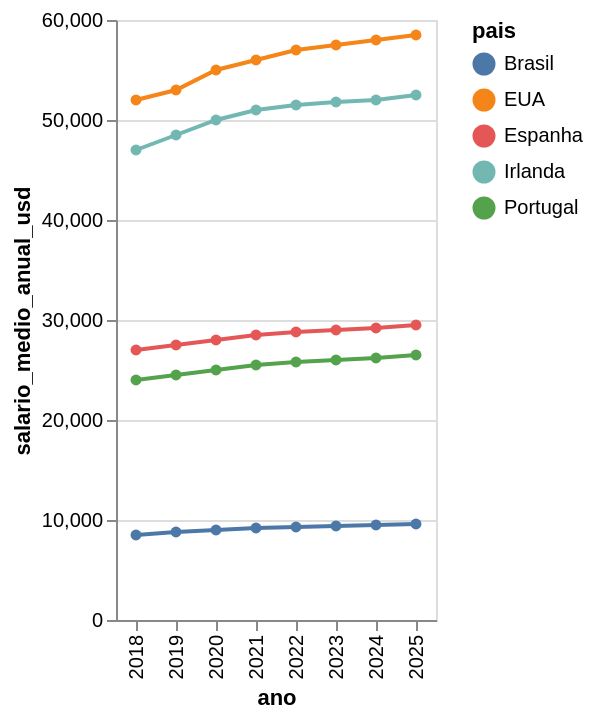

The cell this chart's notebook holds for it:
### Code cell
st.subheader("💰 Evolução do Salário Médio Anual (USD)")

grafico_salario = alt.Chart(df_filtrado).mark_line(point=True).encode(
    x="ano:O",
    y="salario_medio_anual_usd:Q",
    color="pais:N",
    tooltip=["pais", "ano", "salario_medio_anual_usd"]
).properties(
    width='container',
).interactive()

st.altair_chart(grafico_salario, use_container_width=True)
grafico_salario

### Figure 1 — Vega-Lite specification as saved in the notebook (floating-point values rounded to 4 significant figures)
{"config": {"view": {"continuousWidth": 300, "continuousHeight": 300}}, "data": {"name": "data-579b8e960732b3cdaaf8944cf3f97233"}, "mark": {"type": "line", "point": true}, "encoding": {"color": {"field": "pais", "type": "nominal"}, "tooltip": [{"field": "pais", "type": "nominal"}, {"field": "ano", "type": "quantitative"}, {"field": "salario_medio_anual_usd", "type": "quantitative"}], "x": {"field": "ano", "type": "ordinal"}, "y": {"field": "salario_medio_anual_usd", "type": "quantitative"}}, "params": [{"name": "param_9", "select": {"type": "interval", "encodings": ["x", "y"]}, "bind": "scales"}], "width": "container", "$schema": "https://vega.github.io/schema/vega-lite/v5.8.0.json", "datasets": {"data-579b8e960732b3cdaaf8944cf3f97233": [{"pais": "Portugal", "ano": 2018, "preco_medio_habitacao_usd": 210000, "salario_medio_anual_usd": 24000, "salario_medio_mensal_usd": 2000, "inflacao_anual_pct": 1.2, "preco_rendimento_ratio": 8.75}, {"pais": "Portugal", "ano": 2019, "preco_medio_habitacao_usd": 225000, "salario_medio_anual_usd": 24500, "salario_medio_mensal_usd": 2042, "inflacao_anual_pct": 0.3, "preco_rendimento_ratio": 9.18}, {"pais": "Portugal", "ano": 2020, "preco_medio_habitacao_usd": 240000, "salario_medio_anual_usd": 25000, "salario_medio_mensal_usd": 2083, "inflacao_anual_pct": 0.0, "preco_rendimento_ratio": 9.6}, {"pais": "Portugal", "ano": 2021, "preco_medio_habitacao_usd": 270000, "salario_medio_anual_usd": 25500, "salario_medio_mensal_usd": 2125, "inflacao_anual_pct": 1.3, "preco_rendimento_ratio": 10.59}, {"pais": "Portugal", "ano": 2022, "preco_medio_habitacao_usd": 300000, "salario_medio_anual_usd": 25800, "salario_medio_mensal_usd": 2150, "inflacao_anual_pct": 7.8, "preco_rendimento_ratio": 11.63}, {"pais": "Portugal", "ano": 2023, "preco_medio_habitacao_usd": 310000, "salario_medio_anual_usd": 26000, "salario_medio_mensal_usd": 2167, "inflacao_anual_pct": 5.3, "preco_rendimento_ratio": 11.92}, {"pais": "Portugal", "ano": 2024, "preco_medio_habitacao_usd": 320000, "salario_medio_anual_usd": 26200, "salario_medio_mensal_usd": 2183, "inflacao_anual_pct": 2.2, "preco_rendimento_ratio": 12.21}, {"pais": "Portugal", "ano": 2025, "preco_medio_habitacao_usd": 330000, "salario_medio_anual_usd": 26500, "salario_medio_mensal_usd": 2208, "inflacao_anual_pct": 2.0, "preco_rendimento_ratio": 12.45}, {"pais": "Espanha", "ano": 2018, "preco_medio_habitacao_usd": 230000, "salario_medio_anual_usd": 27000, "salario_medio_mensal_usd": 2250, "inflacao_anual_pct": 1.7, "preco_rendimento_ratio": 8.52}, {"pais": "Espanha", "ano": 2019, "preco_medio_habitacao_usd": 245000, "salario_medio_anual_usd": 27500, "salario_medio_mensal_usd": 2292, "inflacao_anual_pct": 0.8, "preco_rendimento_ratio": 8.91}, {"pais": "Espanha", "ano": 2020, "preco_medio_habitacao_usd": 260000, "salario_medio_anual_usd": 28000, "salario_medio_mensal_usd": 2333, "inflacao_anual_pct": 0.3, "preco_rendimento_ratio": 9.29}, {"pais": "Espanha", "ano": 2021, "preco_medio_habitacao_usd": 285000, "salario_medio_anual_usd": 28500, "salario_medio_mensal_usd": 2375, "inflacao_anual_pct": 3.1, "preco_rendimento_ratio": 10.0}, {"pais": "Espanha", "ano": 2022, "preco_medio_habitacao_usd": 300000, "salario_medio_anual_usd": 28800, "salario_medio_mensal_usd": 2400, "inflacao_anual_pct": 8.4, "preco_rendimento_ratio": 10.42}, {"pais": "Espanha", "ano": 2023, "preco_medio_habitacao_usd": 305000, "salario_medio_anual_usd": 29000, "salario_medio_mensal_usd": 2417, "inflacao_anual_pct": 3.5, "preco_rendimento_ratio": 10.52}, {"pais": "Espanha", "ano": 2024, "preco_medio_habitacao_usd": 310000, "salario_medio_anual_usd": 29200, "salario_medio_mensal_usd": 2433, "inflacao_anual_pct": 2.9, "preco_rendimento_ratio": 10.62}, {"pais": "Espanha", "ano": 2025, "preco_medio_habitacao_usd": 315000, "salario_medio_anual_usd": 29500, "salario_medio_mensal_usd": 2458, "inflacao_anual_pct": 2.3, "preco_rendimento_ratio": 10.68}, {"pais": "EUA", "ano": 2018, "preco_medio_habitacao_usd": 330000, "salario_medio_anual_usd": 52000, "salario_medio_mensal_usd": 4333, "inflacao_anual_pct": 2.4, "preco_rendimento_ratio": 6.35}, {"pais": "EUA", "ano": 2019, "preco_medio_habitacao_usd": 340000, "salario_medio_anual_usd": 53000, "salario_medio_mensal_usd": 4417, "inflacao_anual_pct": 1.8, "preco_rendimento_ratio": 6.42}, {"pais": "EUA", "ano": 2020, "preco_medio_habitacao_usd": 350000, "salario_medio_anual_usd": 55000, "salario_medio_mensal_usd": 4583, "inflacao_anual_pct": 1.2, "preco_rendimento_ratio": 6.36}, {"pais": "EUA", "ano": 2021, "preco_medio_habitacao_usd": 400000, "salario_medio_anual_usd": 56000, "salario_medio_mensal_usd": 4667, "inflacao_anual_pct": 4.7, "preco_rendimento_ratio": 7.14}, {"pais": "EUA", "ano": 2022, "preco_medio_habitacao_usd": 470000, "salario_medio_anual_usd": 57000, "salario_medio_mensal_usd": 4750, "inflacao_anual_pct": 8.0, "preco_rendimento_ratio": 8.25}, {"pais": "EUA", "ano": 2023, "preco_medio_habitacao_usd": 495000, "salario_medio_anual_usd": 57500, "salario_medio_mensal_usd": 4792, "inflacao_anual_pct": 4.1, "preco_rendimento_ratio": 8.61}, {"pais": "EUA", "ano": 2024, "preco_medio_habitacao_usd": 510000, "salario_medio_anual_usd": 58000, "salario_medio_mensal_usd": 4833, "inflacao_anual_pct": 2.7, "preco_rendimento_ratio": 8.79}, {"pais": "EUA", "ano": 2025, "preco_medio_habitacao_usd": 520000, "salario_medio_anual_usd": 58500, "salario_medio_mensal_usd": 4875, "inflacao_anual_pct": 2.3, "preco_rendimento_ratio": 8.89}, {"pais": "Brasil", "ano": 2018, "preco_medio_habitacao_usd": 120000, "salario_medio_anual_usd": 8500, "salario_medio_mensal_usd": 708, "inflacao_anual_pct": 3.7, "preco_rendimento_ratio": 14.12}, {"pais": "Brasil", "ano": 2019, "preco_medio_habitacao_usd": 130000, "salario_medio_anual_usd": 8800, "salario_medio_mensal_usd": 733, "inflacao_anual_pct": 3.7, "preco_rendimento_ratio": 14.77}, {"pais": "Brasil", "ano": 2020, "preco_medio_habitacao_usd": 140000, "salario_medio_anual_usd": 9000, "salario_medio_mensal_usd": 750, "inflacao_anual_pct": 4.5, "preco_rendimento_ratio": 15.56}, {"pais": "Brasil", "ano": 2021, "preco_medio_habitacao_usd": 150000, "salario_medio_anual_usd": 9200, "salario_medio_mensal_usd": 767, "inflacao_anual_pct": 10.1, "preco_rendimento_ratio": 16.3}, {"pais": "Brasil", "ano": 2022, "preco_medio_habitacao_usd": 155000, "salario_medio_anual_usd": 9300, "salario_medio_mensal_usd": 775, "inflacao_anual_pct": 5.8, "preco_rendimento_ratio": 16.67}, {"pais": "Brasil", "ano": 2023, "preco_medio_habitacao_usd": 158000, "salario_medio_anual_usd": 9400, "salario_medio_mensal_usd": 783, "inflacao_anual_pct": 4.6, "preco_rendimento_ratio": 16.81}, {"pais": "Brasil", "ano": 2024, "preco_medio_habitacao_usd": 160000, "salario_medio_anual_usd": 9500, "salario_medio_mensal_usd": 792, "inflacao_anual_pct": 5.0, "preco_rendimento_ratio": 16.84}, {"pais": "Brasil", "ano": 2025, "preco_medio_habitacao_usd": 165000, "salario_medio_anual_usd": 9600, "salario_medio_mensal_usd": 800, "inflacao_anual_pct": 4.5, "preco_rendimento_ratio": 17.19}, {"pais": "Irlanda", "ano": 2018, "preco_medio_habitacao_usd": 300000, "salario_medio_anual_usd": 47000, "salario_medio_mensal_usd": 3917, "inflacao_anual_pct": 0.6, "preco_rendimento_ratio": 6.38}, {"pais": "Irlanda", "ano": 2019, "preco_medio_habitacao_usd": 320000, "salario_medio_anual_usd": 48500, "salario_medio_mensal_usd": 4042, "inflacao_anual_pct": 0.9, "preco_rendimento_ratio": 6.6}, {"pais": "Irlanda", "ano": 2020, "preco_medio_habitacao_usd": 350000, "salario_medio_anual_usd": 50000, "salario_medio_mensal_usd": 4167, "inflacao_anual_pct": 0.3, "preco_rendimento_ratio": 7.0}, {"pais": "Irlanda", "ano": 2021, "preco_medio_habitacao_usd": 380000, "salario_medio_anual_usd": 51000, "salario_medio_mensal_usd": 4250, "inflacao_anual_pct": 2.4, "preco_rendimento_ratio": 7.45}, {"pais": "Irlanda", "ano": 2022, "preco_medio_habitacao_usd": 400000, "salario_medio_anual_usd": 51500, "salario_medio_mensal_usd": 4292, "inflacao_anual_pct": 7.8, "preco_rendimento_ratio": 7.77}, {"pais": "Irlanda", "ano": 2023, "preco_medio_habitacao_usd": 410000, "salario_medio_anual_usd": 51800, "salario_medio_mensal_usd": 4317, "inflacao_anual_pct": 6.4, "preco_rendimento_ratio": 7.92}, {"pais": "Irlanda", "ano": 2024, "preco_medio_habitacao_usd": 420000, "salario_medio_anual_usd": 52000, "salario_medio_mensal_usd": 4333, "inflacao_anual_pct": 1.8, "preco_rendimento_ratio": 8.08}, {"pais": "Irlanda", "ano": 2025, "preco_medio_habitacao_usd": 430000, "salario_medio_anual_usd": 52500, "salario_medio_mensal_usd": 4375, "inflacao_anual_pct": 2.0, "preco_rendimento_ratio": 8.19}]}}
